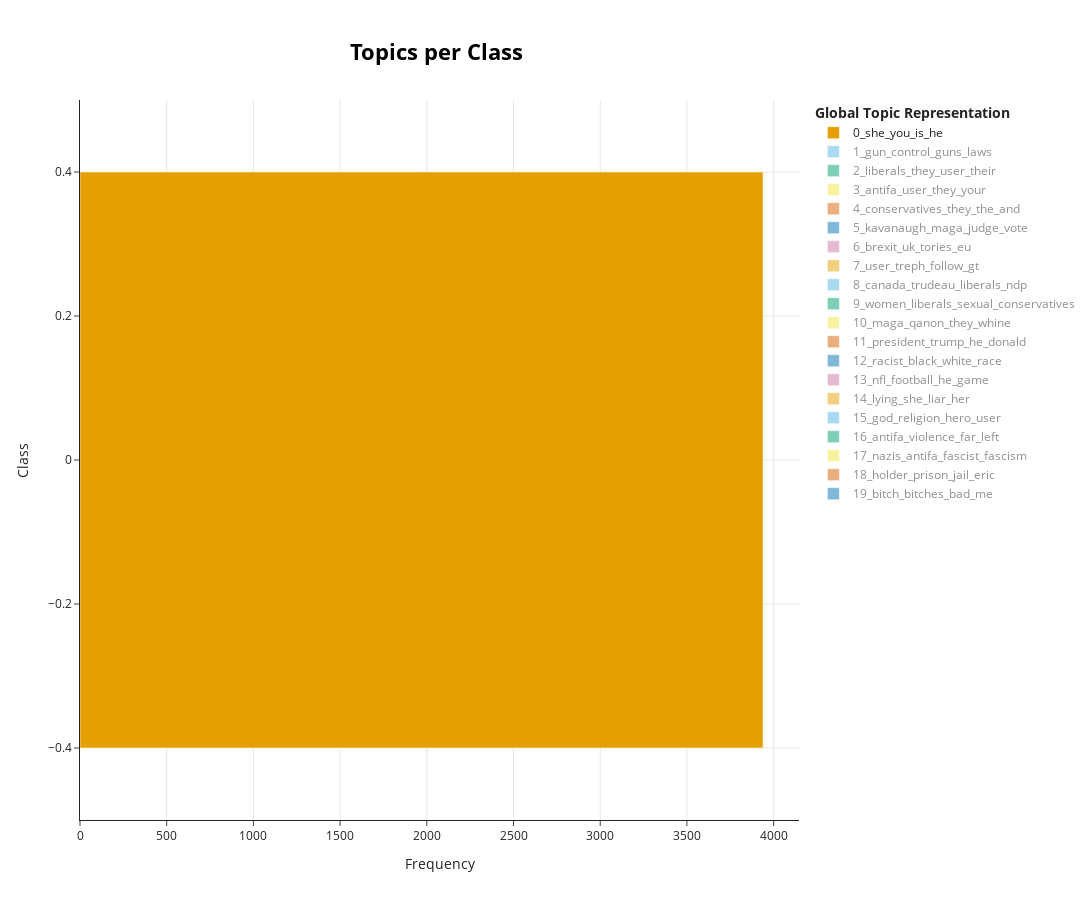

Source (notebook cell):
### Markdown cell above
Let's visualize the topics within the data, and the main topics within each class (20 topics)

### Code cell
topic_per_class = topic_model.topics_per_class(dataset['train']['text'], topics)
topic_model.visualize_topics_per_class(topic_per_class, top_n_topics=20)

### Figure 1 — Plotly figure (JSON) as saved in the notebook; plotly's stock layout.template omitted (floating-point values rounded to 4 significant figures)
{"data": [{"hoverinfo": "text", "hovertext": ["<b>Topic 0</b><br>Words: she, you, is, he, are"], "marker": {"color": "#E69F00"}, "name": "0_she_you_is_he", "orientation": "h", "type": "bar", "visible": true, "x": [3939], "y": [0]}, {"hoverinfo": "text", "hovertext": ["<b>Topic 1</b><br>Words: gun, control, guns, laws, the"], "marker": {"color": "#56B4E9"}, "name": "1_gun_control_guns_laws", "orientation": "h", "type": "bar", "visible": "legendonly", "x": [991], "y": [1]}, {"hoverinfo": "text", "hovertext": ["<b>Topic 2</b><br>Words: liberals, they, user, their, the"], "marker": {"color": "#009E73"}, "name": "2_liberals_they_user_their", "orientation": "h", "type": "bar", "visible": "legendonly", "x": [382], "y": [2]}, {"hoverinfo": "text", "hovertext": ["<b>Topic 3</b><br>Words: antifa, user, they, your, to"], "marker": {"color": "#F0E442"}, "name": "3_antifa_user_they_your", "orientation": "h", "type": "bar", "visible": "legendonly", "x": [317], "y": [3]}, {"hoverinfo": "text", "hovertext": ["<b>Topic 4</b><br>Words: conservatives, they, the, and, are"], "marker": {"color": "#D55E00"}, "name": "4_conservatives_they_the_and", "orientation": "h", "type": "bar", "visible": "legendonly", "x": [262], "y": [4]}, {"hoverinfo": "text", "hovertext": ["<b>Topic 5</b><br>Words: kavanaugh, maga, judge, vote, to"], "marker": {"color": "#0072B2"}, "name": "5_kavanaugh_maga_judge_vote", "orientation": "h", "type": "bar", "visible": "legendonly", "x": [195], "y": [5]}, {"hoverinfo": "text", "hovertext": ["<b>Topic 6</b><br>Words: brexit, uk, tories, eu, labour"], "marker": {"color": "#CC79A7"}, "name": "6_brexit_uk_tories_eu", "orientation": "h", "type": "bar", "visible": "legendonly", "x": [161], "y": [6]}, {"hoverinfo": "text", "hovertext": ["<b>Topic 7</b><br>Words: user, treph, follow, gt, you"], "marker": {"color": "#E69F00"}, "name": "7_user_treph_follow_gt", "orientation": "h", "type": "bar", "visible": "legendonly", "x": [153], "y": [7]}, {"hoverinfo": "text", "hovertext": ["<b>Topic 8</b><br>Words: canada, trudeau, liberals, ndp, canadians"], "marker": {"color": "#56B4E9"}, "name": "8_canada_trudeau_liberals_ndp", "orientation": "h", "type": "bar", "visible": "legendonly", "x": [113], "y": [8]}, {"hoverinfo": "text", "hovertext": ["<b>Topic 9</b><br>Words: women, liberals, sexual, conservatives, men"], "marker": {"color": "#009E73"}, "name": "9_women_liberals_sexual_conservatives", "orientation": "h", "type": "bar", "visible": "legendonly", "x": [111], "y": [9]}, {"hoverinfo": "text", "hovertext": ["<b>Topic 10</b><br>Words: maga, qanon, they, whine, wwg1wga"], "marker": {"color": "#F0E442"}, "name": "10_maga_qanon_they_whine", "orientation": "h", "type": "bar", "visible": "legendonly", "x": [103], "y": [10]}, {"hoverinfo": "text", "hovertext": ["<b>Topic 11</b><br>Words: president, trump, he, donald, is"], "marker": {"color": "#D55E00"}, "name": "11_president_trump_he_donald", "orientation": "h", "type": "bar", "visible": "legendonly", "x": [91], "y": [11]}, {"hoverinfo": "text", "hovertext": ["<b>Topic 12</b><br>Words: racist, black, white, race, people"], "marker": {"color": "#0072B2"}, "name": "12_racist_black_white_race", "orientation": "h", "type": "bar", "visible": "legendonly", "x": [90], "y": [12]}, {"hoverinfo": "text", "hovertext": ["<b>Topic 13</b><br>Words: nfl, football, he, game, the"], "marker": {"color": "#CC79A7"}, "name": "13_nfl_football_he_game", "orientation": "h", "type": "bar", "visible": "legendonly", "x": [89], "y": [13]}, {"hoverinfo": "text", "hovertext": ["<b>Topic 14</b><br>Words: lying, she, liar, her, lie"], "marker": {"color": "#E69F00"}, "name": "14_lying_she_liar_her", "orientation": "h", "type": "bar", "visible": "legendonly", "x": [87], "y": [14]}, {"hoverinfo": "text", "hovertext": ["<b>Topic 15</b><br>Words: god, religion, hero, user, christian"], "marker": {"color": "#56B4E9"}, "name": "15_god_religion_hero_user", "orientation": "h", "type": "bar", "visible": "legendonly", "x": [82], "y": [15]}, {"hoverinfo": "text", "hovertext": ["<b>Topic 16</b><br>Words: antifa, violence, far, left, democrats"], "marker": {"color": "#009E73"}, "name": "16_antifa_violence_far_left", "orientation": "h", "type": "bar", "visible": "legendonly", "x": [79], "y": [16]}, {"hoverinfo": "text", "hovertext": ["<b>Topic 17</b><br>Words: nazis, antifa, fascist, fascism, anti"], "marker": {"color": "#F0E442"}, "name": "17_nazis_antifa_fascist_fascism", "orientation": "h", "type": "bar", "visible": "legendonly", "x": [69], "y": [17]}, {"hoverinfo": "text", "hovertext": ["<b>Topic 18</b><br>Words: holder, prison, jail, eric, should"], "marker": {"color": "#D55E00"}, "name": "18_holder_prison_jail_eric", "orientation": "h", "type": "bar", "visible": "legendonly", "x": [66], "y": [18]}, {"hoverinfo": "text", "hovertext": ["<b>Topic 19</b><br>Words: bitch, bitches, bad, me, bitching"], "marker": {"color": "#0072B2"}, "name": "19_bitch_bitches_bad_me", "orientation": "h", "type": "bar", "visible": "legendonly", "x": [65], "y": [19]}], "layout": {"height": 900, "hoverlabel": {"bgcolor": "white", "font": {"family": "Rockwell", "size": 16}}, "legend": {"title": {"text": "<b>Global Topic Representation"}}, "title": {"font": {"color": "Black", "size": 22}, "text": "<b>Topics per Class</b>", "x": 0.4, "xanchor": "center", "y": 0.95, "yanchor": "top"}, "width": 1250, "xaxis": {"showgrid": true, "title": {"text": "Frequency"}}, "yaxis": {"showgrid": true, "title": {"text": "Class"}}}}
